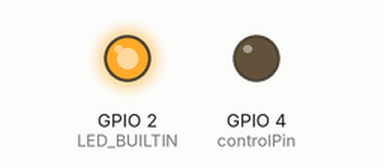
Recording of a sketch running on a simulated ESP32. Parts: output pins drawn as LEDs (lit = HIGH). WiFi joins after 1.5 s; servers stay silent unless stated; the local clock reads 2024-03-15 10:24:30 at power-on unless the sketch sets it; what the sketch prints to the serial monitor is not drawn.

Above: at 2.1 s.
At 12.1 s:
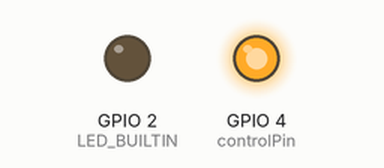
At 15.1 s:
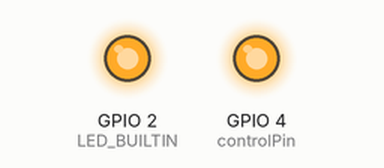
At 18.1 s:
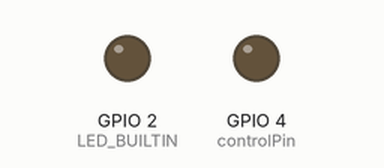
Timing chart, 0 to 19.6 s (numbered marks = the images above):
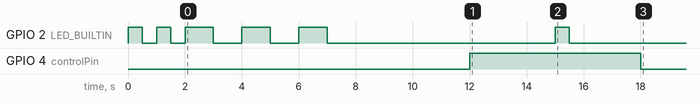

Measured:
- by itself, GPIO 2 (LED_BUILTIN): HIGH → LOW at 0.50 s, → HIGH 0.50 s later, → LOW 0.50 s later, → HIGH 0.50 s later, … (11 changes in this stretch)
- by itself, GPIO 4 (controlPin): LOW → HIGH at 12.0 s, → LOW 6.0 s later

The sketch:

SlimeTime_v1.ino
```cpp
#include <WiFi.h>
#include "time.h"

#define controlPin 4

const char* ssid     = "*****";
const char* password = "*****";
const char* ntpServer = "pool.ntp.org";

unsigned long epochTime;

const int lightWarmupTime = 3000;
const int timeLightOnSeconds = 3;

const int frameFrequencySeconds = 60 * 5;

bool firstRun = true;
unsigned long nextRun = 0;

int frameCount = 0;

void initWiFi() {
  WiFi.mode(WIFI_STA);
  WiFi.begin(ssid, password);
  Serial.print("Connecting to WiFi ..");
  while (WiFi.status() != WL_CONNECTED) {
    digitalWrite(LED_BUILTIN, HIGH);
    Serial.print('.');
    delay(500);
    digitalWrite(LED_BUILTIN, LOW);
    delay(500);
  }
  Serial.println(WiFi.localIP());
}

void setup() {
  Serial.begin(115200);
  pinMode(controlPin, OUTPUT);
  pinMode(LED_BUILTIN, OUTPUT);

  initWiFi();
  configTime(0, 0, ntpServer);
}

int ledBlinkLength = 500;

void loop() {
  epochTime = getTime();

  if (firstRun) {
    StartupSequence();
    firstRun = false;
    nextRun = epochTime + 10;
  }

  if (epochTime >= nextRun) {
    Serial.println("Turning light on...");
    digitalWrite(controlPin, HIGH);
    delay(lightWarmupTime);

    Serial.println();
    digitalWrite(LED_BUILTIN, HIGH);
    Serial.println("Camera should shoot frame");
    delay(ledBlinkLength);
    Serial.print("Frame: ");
    Serial.println(frameCount);
    digitalWrite(LED_BUILTIN, LOW);
    Serial.println();

    delay((timeLightOnSeconds * 1000) - ledBlinkLength);
    digitalWrite(controlPin, LOW);

    nextRun = epochTime + frameFrequencySeconds;
    Serial.print("Next run: ");
    Serial.println(nextRun);
  }

  delay (500);
}

void StartupSequence () {
  Serial.println("Running startup procedure...");
  Serial.println("Starting countdown:");
  for (int i = 0; i < 3; i++) {
    Serial.println(3 - i);
    digitalWrite(LED_BUILTIN, HIGH);
    delay(1000);
    digitalWrite(LED_BUILTIN, LOW);
    delay(1000);
  }
}

unsigned long getTime() {
  time_t now;
  struct tm timeinfo;
  if (!getLocalTime(&timeinfo)) {
    Serial.println("Failed to obtain time");
    for (int i = 0; i < 25; i++) {
      digitalWrite(LED_BUILTIN, HIGH);
      delay(100);
      digitalWrite(LED_BUILTIN, LOW);
      delay(100);
    }
    return(0);
  }
  time(&now);
  return now;
}
```
